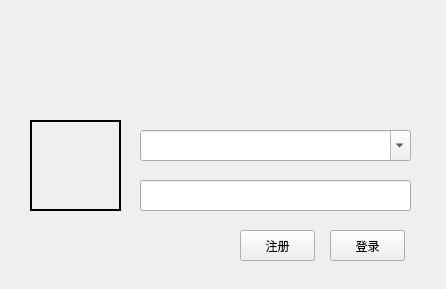
<?xml version="1.0" encoding="UTF-8"?>
<ui version="4.0">
 <class>Login</class>
 <widget class="QWidget" name="Login">
  <property name="geometry">
   <rect>
    <x>0</x>
    <y>0</y>
    <width>446</width>
    <height>289</height>
   </rect>
  </property>
  <property name="windowTitle">
   <string>Widget</string>
  </property>
  <widget class="QLabel" name="label">
   <property name="geometry">
    <rect>
     <x>30</x>
     <y>120</y>
     <width>91</width>
     <height>91</height>
    </rect>
   </property>
   <property name="frameShape">
    <enum>QFrame::WinPanel</enum>
   </property>
   <property name="text">
    <string/>
   </property>
  </widget>
  <widget class="QComboBox" name="comboBox">
   <property name="geometry">
    <rect>
     <x>140</x>
     <y>130</y>
     <width>271</width>
     <height>31</height>
    </rect>
   </property>
   <property name="editable">
    <bool>true</bool>
   </property>
  </widget>
  <widget class="QLineEdit" name="lineEdit">
   <property name="geometry">
    <rect>
     <x>140</x>
     <y>180</y>
     <width>271</width>
     <height>31</height>
    </rect>
   </property>
  </widget>
  <widget class="QPushButton" name="regBtn">
   <property name="geometry">
    <rect>
     <x>240</x>
     <y>230</y>
     <width>75</width>
     <height>31</height>
    </rect>
   </property>
   <property name="text">
    <string>注册</string>
   </property>
  </widget>
  <widget class="QPushButton" name="loginBtn">
   <property name="geometry">
    <rect>
     <x>330</x>
     <y>230</y>
     <width>75</width>
     <height>31</height>
    </rect>
   </property>
   <property name="text">
    <string>登录</string>
   </property>
  </widget>
 </widget>
 <layoutdefault spacing="6" margin="11"/>
 <tabstops>
  <tabstop>comboBox</tabstop>
  <tabstop>lineEdit</tabstop>
  <tabstop>loginBtn</tabstop>
  <tabstop>regBtn</tabstop>
 </tabstops>
 <resources/>
 <connections/>
</ui>
